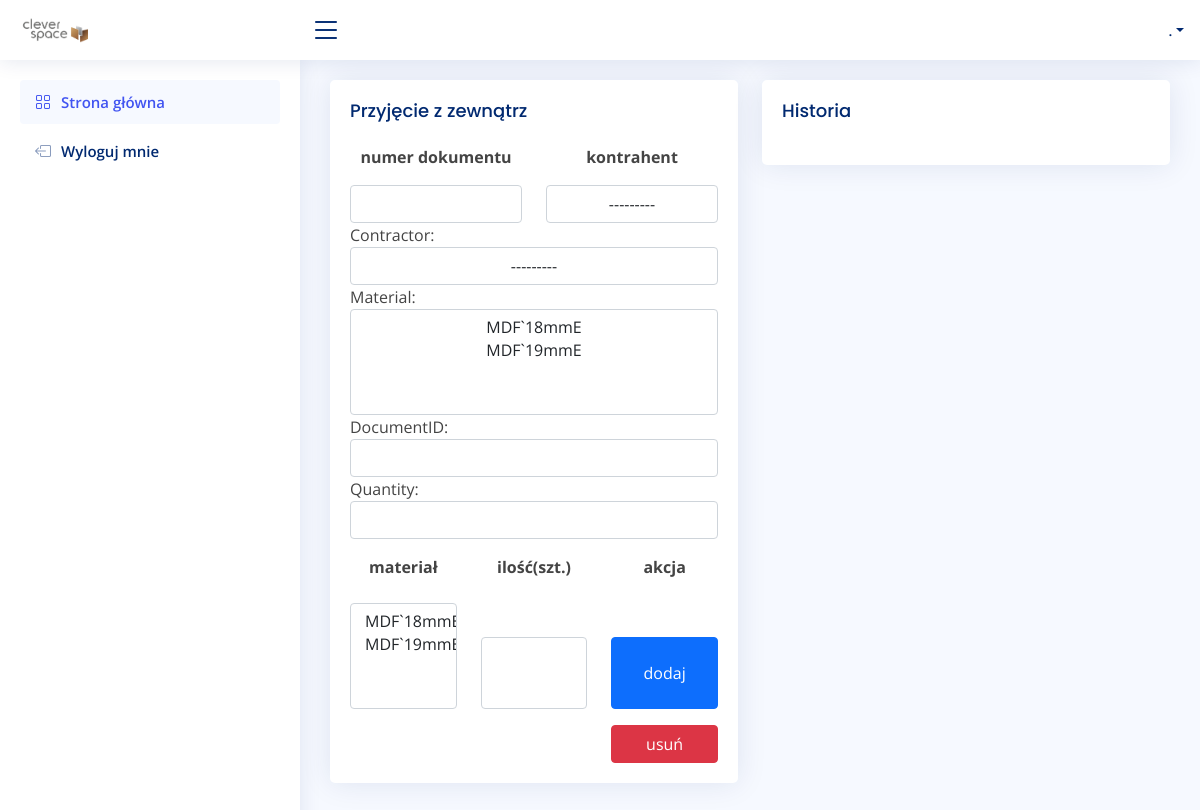
The app's page /stock/grn/, older data.
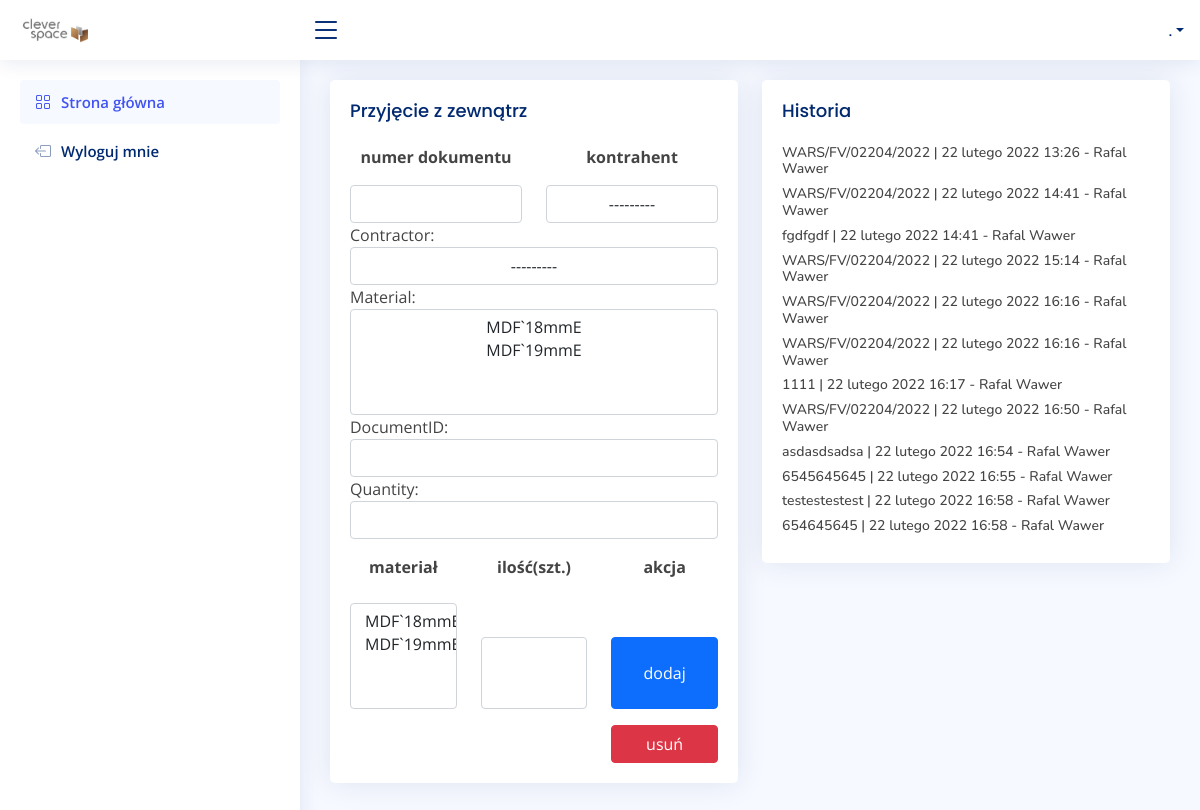
The same page, newer data.
### stock/models.py (models this page shows, shortened)
class GoodsReceivedNote(models.Model):
    user = models.ForeignKey(settings.AUTH_USER_MODEL, on_delete=models.CASCADE)
    contractor = models.ForeignKey(Contractor, on_delete=models.CASCADE, blank=False)
    material = models.ManyToManyField(Material, blank=False)
    documentID = models.CharField(max_length=255, blank=False, null=False)
    quantity = models.CharField(max_length=255, blank=False, null=False)
    date = models.DateTimeField(auto_now_add=True)

### account/models.py (models this page shows, shortened)
class UserBase(AbstractBaseUser, PermissionsMixin):
    email = models.EmailField(unique=True)
    first_name = models.CharField(max_length=150, blank=True)
    last_name = models.CharField(max_length=150, blank=True)
    phone_number = models.CharField(max_length=15, blank=True)
    postcode = models.CharField(max_length=12, blank=True)
    address_line_1 = models.CharField(max_length=150, blank=True)
    address_line_2 = models.CharField(max_length=150, blank=True)
    town_city = models.CharField(max_length=150, blank=True)
    is_active = models.BooleanField(default=True)
    is_staff = models.BooleanField(default=False)
    created = models.DateTimeField(auto_now_add=True)
    updated = models.DateTimeField(auto_now=True)
    objects = CustomAccountManager()
    USERNAME_FIELD = 'email'
    REQUIRED_FIELDS = ['first_name', 'last_name']
    class Meta:
        verbose_name = "Konto"
        verbose_name_plural = "Konta"

### stock/views.py (the view, shortened to what this page needs)
# urls.py: path('grn/', views.GRN, name='grn'),
def GRN(request):
    grns = GoodsReceivedNote.objects.all()
    form = grnForm()
    ctx = {'grns': grns,
           'form': form,
           }
    return render(request, 'production/grn.html', ctx)

### stock/forms.py (shortened to what this page needs)
class grnForm(forms.ModelForm):
    class Meta:
        model = GoodsReceivedNote
        exclude = ['user']
    def __init__(self, *args, **kwargs):
        super(grnForm, self).__init__(*args, **kwargs)
        for input, field in self.fields.items():
            field.widget.attrs['class'] = 'form-control'

### order/models.py (called while the page is built)
    def __str__(self):
        return self.short_name

### stock/models.py (called while the page is built)
    def __str__(self):
        return self.name

### stock/templates/production/grn.html
{% extends 'main.html' %}
{% block content %}
<div class="row">
<div class="col-sm-6">
  <div class="card">
    <div class="card-body">
     <h5 class="card-title">Przyjęcie z zewnątrz</h5>
     	<div class="col-sm-12">
     		<form method="POST" action="">{% csrf_token %}
               <div class="row">
               	<div class="col-sm-6"><p class="text-center fw-bold">numer dokumentu</p> {{ form.documentID }} </div>
      			<div class="col-sm-6"><p class="text-center fw-bold">kontrahent</p> {{ form.contractor }}</div>
               </div>
               {{ form }}
               <div class="row">
               	<div class="col-sm-4 d-grid gap-2 mt-3"><p class="text-center fw-bold">materiał</p> {{ form.material }}</div>
      			<div class="col-sm-4 d-grid gap-2 mt-3"><p class="text-center fw-bold">ilość(szt.)</p> {{ form.quantity }}</div>
      			<div class="col-sm-4 d-grid gap-2 mt-3"><p class="text-center fw-bold">akcja</p><button type="submit" class="btn btn-primary">dodaj</button></div>
               </div>
                <div class="row">
               	<div class="col-sm-4 d-grid gap-2 mt-3"><p class="text-center fw-bold"></p></div>
      			<div class="col-sm-4 d-grid gap-2 mt-3"><p class="text-center fw-bold"></p></div>
      			<div class="col-sm-4 d-grid gap-2 mt-3"><button type="submit" class="btn btn-danger">usuń</button></div>
               </div>
         </form>
         </div>
   </div>
 </div>
</div>
<div class="col-sm-6">
  <div class="card">
    <div class="card-body">
     <h5 class="card-title">Historia</h5>
        {% for grn in grns %}
        	<h6 class="small">{{ grn.documentID }} | {{ grn.date }} - {{ grn.user.first_name }} {{ grn.user.last_name }}</h6>
        {% endfor %}
   </div>
 </div>
</div>
</div>
{% endblock %}

### templates/main.html (shortened to what this page needs)
{% load static %}
<!DOCTYPE html>
<html lang="en">
<head>
  <link href="{% static 'assets/vendor/bootstrap/css/bootstrap.min.css' %}" rel="stylesheet">
  <link href="{% static 'assets/vendor/bootstrap-icons/bootstrap-icons.css' %}" rel="stylesheet">
  <link href="{% static 'assets/vendor/boxicons/css/boxicons.min.css' %}" rel="stylesheet">
  <link href="{% static 'assets/vendor/quill/quill.snow.css' %}" rel="stylesheet">
  <link href="{% static 'assets/vendor/quill/quill.bubble.css' %}" rel="stylesheet">
  <link href="{% static 'assets/vendor/remixicon/remixicon.css' %}" rel="stylesheet">
  <link href="{% static 'assets/vendor/simple-datatables/style.css' %}" rel="stylesheet">
  <link href="{% static 'assets/css/style.css' %}" rel="stylesheet">
</head>
<body>
  {% include "navbar.html" %}
  <main id="main" class="main">
  {% block content %}
  {% endblock %}
</main>
</body>
</html>

### templates/navbar.html (shortened to what this page needs)
  {% load static %}
  <header id="header" class="header fixed-top d-flex align-items-center">
    <div class="d-flex align-items-center justify-content-between">
      <a href="{% url 'home' %}" class="logo d-flex align-items-center">
        <img src="{% static 'assets/img/logo.png' %}" alt="">
      </a>
      <i class="bi bi-list toggle-sidebar-btn"></i>
    </div>
    <nav class="header-nav ms-auto">
      <ul class="d-flex align-items-center">
        <li class="nav-item dropdown pe-3">
          <a class="nav-link nav-profile d-flex align-items-center pe-0" href="#" data-bs-toggle="dropdown">
            <span class="d-none d-md-block dropdown-toggle ps-2">{{ user.first_name }} {{ user.last_name.0 }}.</span>
          </a>
            </li>
          </ul>
    </nav>
  </header>
  <aside id="sidebar" class="sidebar">
    <ul class="sidebar-nav" id="sidebar-nav">
      <li class="nav-item">
        <a class="nav-link " href="{% url 'home' %}">
          <i class="bi bi-grid"></i>
          <span>Strona główna</span>
        </a>
      </li>
      <li class="nav-item">
        <a class="nav-link collapsed" href="{% url 'logout' %}">
          <i class="bi bi-box-arrow-left"></i>
          <span>Wyloguj mnie</span>
        </a>
      </li>
    </ul>
  </aside>

### static/assets/css/style.css (style rules this page uses)
:root { scroll-behavior: smooth; }
body { font-family: "Open Sans", sans-serif; background: #f6f9ff; color: #444444; }
a { color: #4154f1; text-decoration: none; }
h1, h2, h3, h4, h5, h6 { font-family: "Nunito", sans-serif; }
#main { margin-top: 60px; padding: 20px 30px; transition: all 0.3s; }
.card { margin-bottom: 30px; border: none; border-radius: 5px; box-shadow: 0px 0 30px rgba(1, 41, 112, 0.1); overflow: hidden; }
.card-title { padding: 20px 0 15px 0; font-size: 18px; font-weight: 500; color: #012970; font-family: "Poppins", sans-serif; }
.card-body { padding: 0 20px 20px 20px; }
.logo { line-height: 1; }
@media (min-width: 1200px) { .logo { width: 280px; } }
.logo img { max-height: 26px; margin-right: 6px; }
.header { transition: all 0.5s; z-index: 997; height: 60px; box-shadow: 0px 2px 20px rgba(1, 41, 112, 0.1); background-color: #fff; padding-left: 20px; }
.header .toggle-sidebar-btn { font-size: 32px; padding-left: 10px; cursor: pointer; color: #012970; }
.header-nav ul { list-style: none; }
.header-nav > ul { margin: 0; padding: 0; }
.header-nav .nav-profile { color: #012970; }
.header-nav .nav-profile span { font-size: 14px; font-weight: 600; }
.sidebar { position: fixed; top: 60px; left: 0; bottom: 0; width: 300px; z-index: 996; transition: all 0.3s; padding: 20px; overflow-y: auto; scrollbar-width: thin; scrollbar-color: #aab7cf transparent; box-shadow: 0px 0px 20px rgba(1, 41, 112, 0.1); background-color: #fff; }
@media (min-width: 1200px) { #main, #footer { margin-left: 300px; } }
.sidebar-nav { padding: 0; margin: 0; list-style: none; }
.sidebar-nav li { padding: 0; margin: 0; list-style: none; }
.sidebar-nav .nav-item { margin-bottom: 5px; }
.sidebar-nav .nav-link { display: flex; align-items: center; font-size: 15px; font-weight: 600; color: #4154f1; transition: 0.3; background: #f6f9ff; padding: 10px 15px; border-radius: 4px; }
.sidebar-nav .nav-link i { font-size: 16px; margin-right: 10px; color: #4154f1; }
.sidebar-nav .nav-link.collapsed { color: #012970; background: #fff; }
.sidebar-nav .nav-link.collapsed i { color: #899bbd; }
table input, select { width: 85%; font-size: 12px; font-weight: 400; line-height: 1.5; color: #212529; background-color: #fff; background-clip: padding-box; border: 1px solid #ced4da; text-align: center; }

Row changes from the older to the newer data that the page shows:
added GoodsReceivedNote: documentID "WARS/FV/02204/2022", date "22 lutego 2022 13:26", user.first_name "Rafal", user.last_name "Wawer"
added GoodsReceivedNote: documentID "WARS/FV/02204/2022", date "22 lutego 2022 14:41", user.first_name "Rafal", user.last_name "Wawer"
added GoodsReceivedNote: documentID "fgdfgdf", date "22 lutego 2022 14:41", user.first_name "Rafal", user.last_name "Wawer"
added GoodsReceivedNote: documentID "WARS/FV/02204/2022", date "22 lutego 2022 15:14", user.first_name "Rafal", user.last_name "Wawer"
added GoodsReceivedNote: documentID "WARS/FV/02204/2022", date "22 lutego 2022 16:16", user.first_name "Rafal", user.last_name "Wawer"
added GoodsReceivedNote: documentID "WARS/FV/02204/2022", date "22 lutego 2022 16:16", user.first_name "Rafal", user.last_name "Wawer"
added GoodsReceivedNote: documentID "1111", date "22 lutego 2022 16:17", user.first_name "Rafal", user.last_name "Wawer"
added GoodsReceivedNote: documentID "WARS/FV/02204/2022", date "22 lutego 2022 16:50", user.first_name "Rafal", user.last_name "Wawer"
added GoodsReceivedNote: documentID "asdasdsadsa", date "22 lutego 2022 16:54", user.first_name "Rafal", user.last_name "Wawer"
added GoodsReceivedNote: documentID "6545645645", date "22 lutego 2022 16:55", user.first_name "Rafal", user.last_name "Wawer"
added GoodsReceivedNote: documentID "testestestest", date "22 lutego 2022 16:58", user.first_name "Rafal", user.last_name "Wawer"
added GoodsReceivedNote: documentID "654645645", date "22 lutego 2022 16:58", user.first_name "Rafal", user.last_name "Wawer"
